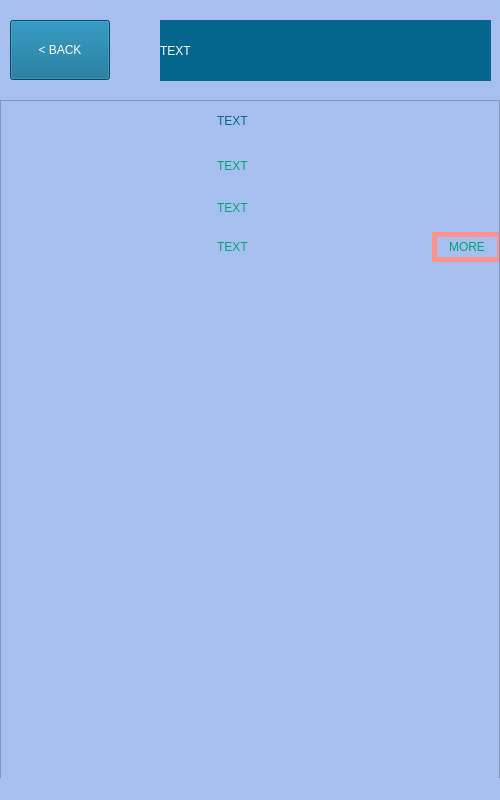
<?xml version="1.0" encoding="UTF-8"?>
<ui version="4.0">
 <class>LocationsScreen</class>
 <widget class="QMainWindow" name="LocationsScreen">
  <property name="geometry">
   <rect>
    <x>0</x>
    <y>0</y>
    <width>500</width>
    <height>800</height>
   </rect>
  </property>
  <property name="windowTitle">
   <string>WaterWorld</string>
  </property>
  <property name="styleSheet">
   <string notr="true">background-color: rgb(167, 191, 238);</string>
  </property>
  <widget class="QWidget" name="centralwidget">
   <widget class="QWidget" name="layoutWidget_2">
    <property name="geometry">
     <rect>
      <x>0</x>
      <y>0</y>
      <width>501</width>
      <height>81</height>
     </rect>
    </property>
    <layout class="QHBoxLayout" name="top_layout">
     <property name="spacing">
      <number>50</number>
     </property>
     <property name="leftMargin">
      <number>10</number>
     </property>
     <property name="topMargin">
      <number>20</number>
     </property>
     <property name="rightMargin">
      <number>10</number>
     </property>
     <item>
      <widget class="QPushButton" name="back_top_but">
       <property name="minimumSize">
        <size>
         <width>100</width>
         <height>60</height>
        </size>
       </property>
       <property name="maximumSize">
        <size>
         <width>100</width>
         <height>16777215</height>
        </size>
       </property>
       <property name="styleSheet">
        <string notr="true">background-color: #05668D;
font: 15pt  &quot;Stencil&quot;;
color: white;</string>
       </property>
       <property name="text">
        <string>&lt; BACK</string>
       </property>
      </widget>
     </item>
     <item>
      <widget class="QLabel" name="top_label">
       <property name="minimumSize">
        <size>
         <width>331</width>
         <height>60</height>
        </size>
       </property>
       <property name="maximumSize">
        <size>
         <width>331</width>
         <height>16777215</height>
        </size>
       </property>
       <property name="styleSheet">
        <string notr="true">background-color: rgb(5, 102, 141);
font: 36pt &quot;Stencil&quot;;
color: white;</string>
       </property>
       <property name="text">
        <string>TEXT</string>
       </property>
      </widget>
     </item>
    </layout>
   </widget>
   <widget class="QScrollArea" name="scrollArea">
    <property name="geometry">
     <rect>
      <x>0</x>
      <y>100</y>
      <width>500</width>
      <height>700</height>
     </rect>
    </property>
    <property name="minimumSize">
     <size>
      <width>500</width>
      <height>700</height>
     </size>
    </property>
    <property name="maximumSize">
     <size>
      <width>500</width>
      <height>700</height>
     </size>
    </property>
    <property name="widgetResizable">
     <bool>true</bool>
    </property>
    <widget class="QWidget" name="scrollAreaWidgetContents">
     <property name="geometry">
      <rect>
       <x>0</x>
       <y>0</y>
       <width>498</width>
       <height>698</height>
      </rect>
     </property>
     <widget class="QWidget" name="layoutWidget">
      <property name="geometry">
       <rect>
        <x>0</x>
        <y>0</y>
        <width>501</width>
        <height>161</height>
       </rect>
      </property>
      <layout class="QHBoxLayout" name="one_location_layout">
       <item>
        <widget class="QLabel" name="location_image">
         <property name="sizePolicy">
          <sizepolicy hsizetype="Preferred" vsizetype="Preferred">
           <horstretch>0</horstretch>
           <verstretch>0</verstretch>
          </sizepolicy>
         </property>
         <property name="minimumSize">
          <size>
           <width>210</width>
           <height>120</height>
          </size>
         </property>
         <property name="maximumSize">
          <size>
           <width>210</width>
           <height>120</height>
          </size>
         </property>
         <property name="text">
          <string/>
         </property>
         <property name="pixmap">
          <pixmap>../../../Users/nikit/Downloads/39.png</pixmap>
         </property>
        </widget>
       </item>
       <item>
        <layout class="QVBoxLayout" name="0">
         <item>
          <widget class="QLabel" name="location_name_label">
           <property name="minimumSize">
            <size>
             <width>250</width>
             <height>40</height>
            </size>
           </property>
           <property name="maximumSize">
            <size>
             <width>250</width>
             <height>16777215</height>
            </size>
           </property>
           <property name="styleSheet">
            <string notr="true">font: 30pt &quot;Stencil&quot;;
color:  rgb(5, 102, 141);</string>
           </property>
           <property name="text">
            <string>TEXT</string>
           </property>
          </widget>
         </item>
         <item>
          <layout class="QHBoxLayout" name="location_1_layout">
           <item>
            <widget class="QLabel" name="location_parametr1_label">
             <property name="minimumSize">
              <size>
               <width>150</width>
               <height>20</height>
              </size>
             </property>
             <property name="maximumSize">
              <size>
               <width>150</width>
               <height>16777215</height>
              </size>
             </property>
             <property name="styleSheet">
              <string notr="true">font: 15pt &quot;Stencil&quot;;
color: #00A676;</string>
             </property>
             <property name="text">
              <string>TEXT</string>
             </property>
            </widget>
           </item>
           <item>
            <spacer name="horizontalSpacer">
             <property name="orientation">
              <enum>Qt::Horizontal</enum>
             </property>
             <property name="sizeHint" stdset="0">
              <size>
               <width>50</width>
               <height>20</height>
              </size>
             </property>
            </spacer>
           </item>
          </layout>
         </item>
         <item>
          <layout class="QHBoxLayout" name="location_2_layout">
           <item>
            <widget class="QLabel" name="location_parametr2_label">
             <property name="minimumSize">
              <size>
               <width>150</width>
               <height>20</height>
              </size>
             </property>
             <property name="maximumSize">
              <size>
               <width>150</width>
               <height>16777215</height>
              </size>
             </property>
             <property name="styleSheet">
              <string notr="true">font: 15pt &quot;Stencil&quot;;
color: #00A676;</string>
             </property>
             <property name="text">
              <string>TEXT</string>
             </property>
            </widget>
           </item>
           <item>
            <spacer name="horizontalSpacer_2">
             <property name="orientation">
              <enum>Qt::Horizontal</enum>
             </property>
             <property name="sizeHint" stdset="0">
              <size>
               <width>40</width>
               <height>20</height>
              </size>
             </property>
            </spacer>
           </item>
          </layout>
         </item>
         <item>
          <layout class="QHBoxLayout" name="location_3_layout">
           <item>
            <widget class="QLabel" name="location_parametr3_label">
             <property name="minimumSize">
              <size>
               <width>150</width>
               <height>20</height>
              </size>
             </property>
             <property name="maximumSize">
              <size>
               <width>150</width>
               <height>16777215</height>
              </size>
             </property>
             <property name="styleSheet">
              <string notr="true">font: 15pt &quot;Stencil&quot;;
color: #00A676;</string>
             </property>
             <property name="text">
              <string>TEXT</string>
             </property>
            </widget>
           </item>
           <item>
            <spacer name="horizontalSpacer_3">
             <property name="orientation">
              <enum>Qt::Horizontal</enum>
             </property>
             <property name="sizeHint" stdset="0">
              <size>
               <width>40</width>
               <height>20</height>
              </size>
             </property>
            </spacer>
           </item>
           <item>
            <widget class="QPushButton" name="more_location_but">
             <property name="minimumSize">
              <size>
               <width>70</width>
               <height>30</height>
              </size>
             </property>
             <property name="maximumSize">
              <size>
               <width>70</width>
               <height>30</height>
              </size>
             </property>
             <property name="styleSheet">
              <string notr="true">border: 5px solid;
font: 10pt  &quot;Stencil&quot;;
color: #00A676;
border-color: rgb(254, 147, 140);
</string>
             </property>
             <property name="text">
              <string>MORE</string>
             </property>
            </widget>
           </item>
          </layout>
         </item>
        </layout>
       </item>
      </layout>
     </widget>
    </widget>
   </widget>
  </widget>
  <widget class="QStatusBar" name="statusbar"/>
 </widget>
 <resources/>
 <connections/>
</ui>
